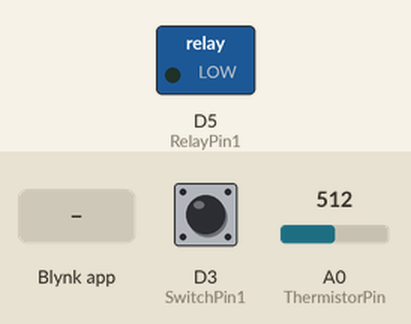
Recording of a sketch running on a simulated ESP8266 (Wemos D1 mini). Parts: switched loads named in the sketch (green lamp = pin HIGH). Inputs (shaded band) come from the test bench; at power-on: D3 (SwitchPin1) LOW, A0 (ThermistorPin) = 512.

Above: at 5.0 s.
5.1 s: Blynk app writes 1 to V0
At 5.5 s:
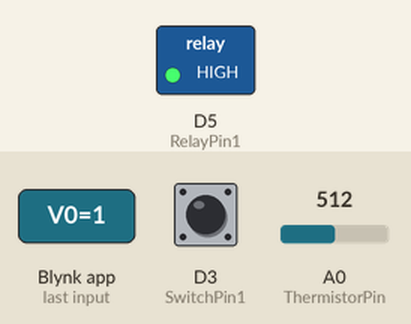
6.6 s: Blynk app writes 0 to V0
At 7.8 s:
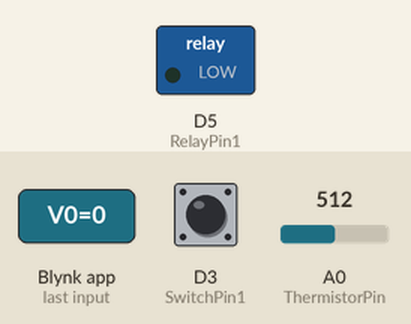
8.1 s: Blynk app writes 200 to V0
At 9.0 s:
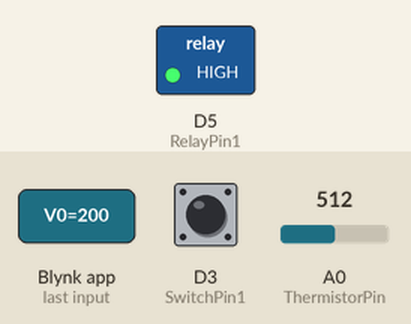
Timing chart, 0 to 11.1 s (numbered marks = the images above; inputs shaded):
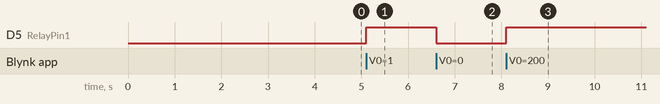

The sketch:

Smart_Home_Temp_and_Relay.ino
```cpp
// Fill-in information from your Blynk Template here
#define BLYNK_TEMPLATE_ID "TMPLUbJmzVSo"
#define BLYNK_DEVICE_NAME "Smart home Test"

#define BLYNK_FIRMWARE_VERSION "0.1.0"

#define BLYNK_PRINT Serial
//#define BLYNK_DEBUG
#define APP_DEBUG
#define USE_WEMOS_D1_MINI

#include "BlynkEdgent.h"
// define the GPIO connected with Relays and switches
#define RelayPin1 D5
#define SwitchPin1 D3

int ThermistorPin = A0;
int RawADC;
double Temp;
int newValue;
int oldValue = 1;
int state_manual;
int temp_setter;
bool value;
BlynkTimer timer;


BLYNK_WRITE(V0) {
  bool value = param.asInt();
  // Check these values and turn the relay2 ON and OFF
  if (value == 1) {
    digitalWrite(RelayPin1, HIGH);
    state_manual = !value;
  } else {
    digitalWrite(RelayPin1, LOW);
    state_manual = !value;
  }
}

void manual_switch() {
  newValue = digitalRead(SwitchPin1);
  if (newValue == 1 && oldValue == 0) {
    if (state_manual == 0) {
      digitalWrite(RelayPin1, LOW);
      Blynk.virtualWrite(V0, state_manual);
      state_manual = 1;
    } else {
      digitalWrite(RelayPin1, HIGH);
      Blynk.virtualWrite(V0, state_manual);
      state_manual = 0;
    }
  }
  oldValue = newValue;
}

void sendSensor() {
  RawADC = analogRead(ThermistorPin);
  Temp = log(10000.0 * RawADC / (1024 - RawADC));
  Temp = 1 / (0.001129148 + (0.000234125 + (0.0000000876741 * Temp * Temp)) * Temp);
  Temp = Temp - 273.15;
  Blynk.virtualWrite(V1, Temp);
}


BLYNK_WRITE(V2) {
  temp_setter = param.asInt();
  Serial.println(temp_setter);
}

void setup() {
  Serial.begin(9600);
  pinMode(RelayPin1, OUTPUT);
  pinMode(SwitchPin1, INPUT);
  BlynkEdgent.begin();
  delay(2000);
  digitalWrite(RelayPin1, LOW);
  timer.setInterval(1000L, sendSensor);
}

void loop() {
  BlynkEdgent.run();
  timer.run();
  manual_switch();

  if (temp_setter != 0 && Temp > temp_setter) {
    digitalWrite(RelayPin1, LOW);
    Blynk.virtualWrite(V0, 0);
  }
}
```

Measured:
- after the input at 5.1 s, D5 (RelayPin1): LOW → HIGH at once
- after the input at 6.6 s, D5 (RelayPin1): HIGH → LOW at once
- after the input at 8.1 s, D5 (RelayPin1): LOW → HIGH at once
